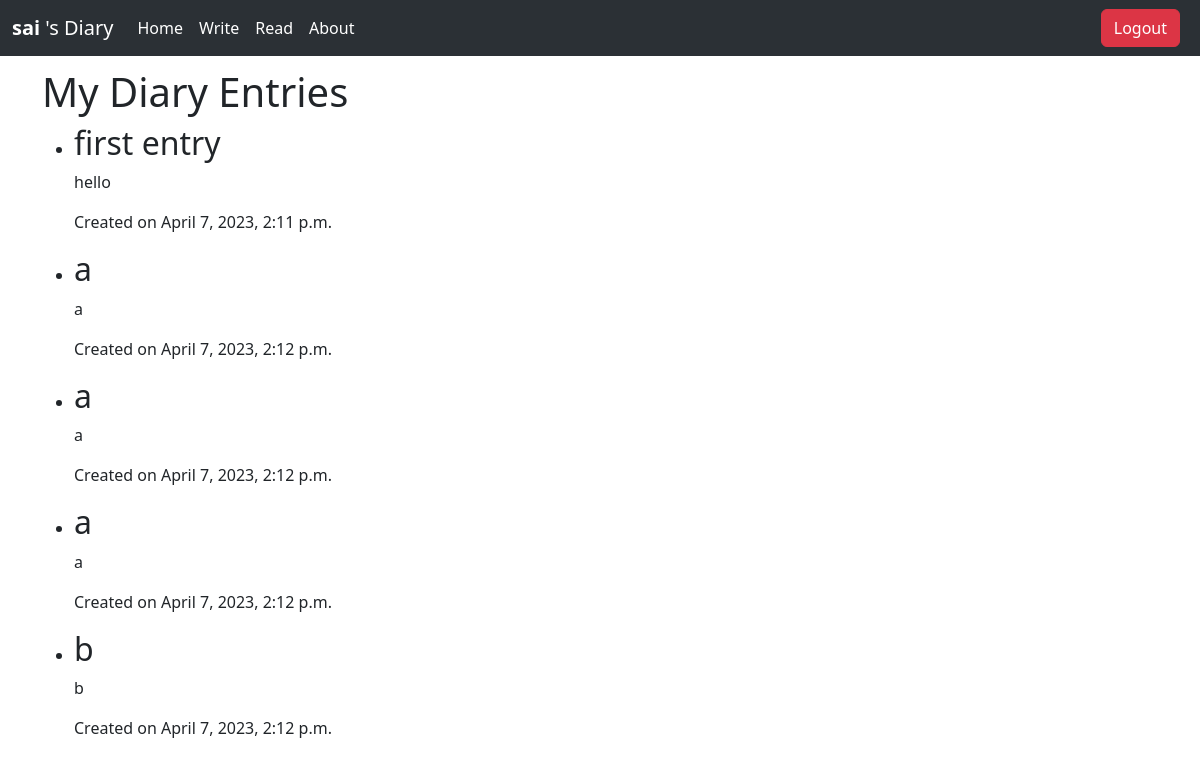
The page /read/ (signed in) on the database its author committed.
### home/models.py (models this page shows, shortened)
class Entry(models.Model):
    user = models.ForeignKey(User, on_delete=models.CASCADE)
    title = models.CharField(max_length=100)
    content = models.TextField()
    date_created = models.DateTimeField(auto_now_add=True)

### home/views.py (the view)
# urls.py: path('read/', views.view_entries, name='read'),
@login_required(login_url="homelogin")
def view_entries(request):
    user_entries = Entry.objects.filter(user=request.user)
    return render(request, 'read.html', {'user_entries': user_entries})

### home/templates/read.html (shortened to what this page needs)
{% extends 'base.html' %}
{% block content %}
<div class="container" style="padding:1%;">
    <h1>My Diary Entries</h1>
    {% if user_entries %}
        <ul>
            {% for entry in user_entries %}
                <li>
                    <h2>{{ entry.title }}</h2>
                    <p>{{ entry.content }}</p>
                    <p>Created on {{ entry.date_created }}</p>
                </li>
            {% endfor %}
        </ul>
    {% else %}
        <p>You haven't created any diary entries yet.</p>
    {% endif %}
</div>
{% endblock %}

### home/templates/base.html (shortened to what this page needs)
<!doctype html>
<html lang="en">
<head>
    <link href="https://cdn.jsdelivr.net/npm/bootstrap@5.3.0-alpha2/dist/css/bootstrap.min.css" rel="stylesheet"
>
</head>
<body>
    <nav class="navbar navbar-expand-lg bg-body-tertiary" data-bs-theme="dark">
        <div class="container-fluid">
            <a class="navbar-brand" href="/index"><b>{{user}}</b> 's Diary</a>
            <div class="collapse navbar-collapse" id="navbarSupportedContent">
                <ul class="navbar-nav me-auto mb-2 mb-lg-0">
                    <li class="nav-item">
                        <a class="nav-link active" aria-current="page" href="/index">Home</a>
                    </li>
                    <li class="nav-item">
                        <a class="nav-link active" href="/write">Write</a>
                    </li>
                    <li class="nav-item">
                        <a class="nav-link active" href="/read">Read</a>
                    </li>
                    <li class="nav-item">
                        <a class="nav-link active" href="/about">About</a>
                    </li>
                </ul>
                <a href="/logout">
                    <button class="btn btn-danger mx-2">Logout</button>
                    </a>
            </div>
        </div>
    </nav>
    {% block content %}{% endblock content %}
</body>
</html>

### rows shown on the page
Entry: title "first entry", content "hello", date_created "April 7, 2023, 2:11 p.m."
Entry: title "a", content "a", date_created "April 7, 2023, 2:12 p.m."
Entry: title "a", content "a", date_created "April 7, 2023, 2:12 p.m."
Entry: title "a", content "a", date_created "April 7, 2023, 2:12 p.m."
Entry: title "b", content "b", date_created "April 7, 2023, 2:12 p.m."

### other values the page prints
{{ user }} "sai"
